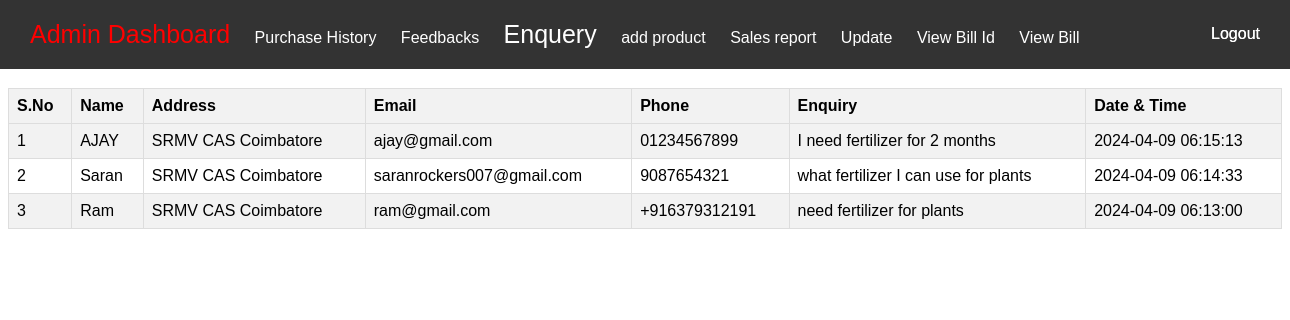
/submitadmin.php, run on the app's committed database.
### tables this page shows
CREATE TABLE IF NOT EXISTS `enquiries` (
  `id` int NOT NULL AUTO_INCREMENT,
  `name` varchar(255) NOT NULL,
  `address` varchar(255) NOT NULL,
  `email` varchar(255) NOT NULL,
  `phone` varchar(20) NOT NULL,
  `enquiry` text NOT NULL,
  `datetime` timestamp NULL DEFAULT CURRENT_TIMESTAMP,
  `created_at` timestamp NULL DEFAULT CURRENT_TIMESTAMP,
  PRIMARY KEY (`id`)
);

### submitadmin.php (the view, shortened to what this page needs)
<!DOCTYPE html>
<html lang="en">
<head>
</head>
<body>
<div class="navbar">
    <nav class="navbar navbar-expand-lg navbar-dark bg-dark">
    <a class="navbar-brand" href="#" style="font-size: 25px; color: red;">Admin Dashboard</a>
        <a  href="purchaseadmin.html">Purchase History</a>
        <a   href="feedbackfrom.php">Feedbacks</a>
        <a href="submitadmin.php"  style="font-size: 25px;">Enquery</a>
        <a href="add_product_admin.html">add product</a>
            <a href="sales_report_admin.html">Sales report</a>
            <a href="updatequantityadmin.html">Update</a>
            <a href="generate_reports.php">View Bill Id</a>
            <a href="view_bill.html">View Bill</a>
            <a href="logout.php" style="position: fixed; top: 20px; right: 20px;">Logout</a>
        <a href="logout.php" style="position: fixed; top: 20px; right: 20px;">Logout</a>
    </nav>
</div>
    <h2>Enquiries Data</h2>
    <table>
        <tr>
            <th>S.No</th>
            <th>Name</th>
            <th>Address</th>
            <th>Email</th>
            <th>Phone</th>
            <th>Enquiry</th>
            <th>Date & Time</th>
        </tr>
        <?php
        $servername = "localhost";
        $username = "root";
        $password = "";
        $dbname = "saran";
        $conn = new mysqli($servername, $username, $password, $dbname);
        $sql = "SELECT name, address, email, phone, enquiry, datetime FROM enquiries";
        $result = $conn->query($sql);
        if ($result->num_rows > 0) {
            $serial = 1;
            while($row = $result->fetch_assoc()) {
                echo "<tr>";
                echo "<td>" . $serial . "</td>";
                echo "<td>" . $row["name"] . "</td>";
                echo "<td>" . $row["address"] . "</td>";
                echo "<td>" . $row["email"] . "</td>";
                echo "<td>" . $row["phone"] . "</td>";
                echo "<td>" . $row["enquiry"] . "</td>";
                echo "<td>" . $row["datetime"] . "</td>";
                echo "</tr>";
                $serial++;
            }
        } else {
            echo "<tr><td colspan='7'>0 results</td></tr>";
        }
        ?>
    </table>
</body>
</html>

### submitadmin.php (style rules this page uses)
body { font-family: Arial, sans-serif; }
.navbar { position: absolute; top: 0; left: 0; width: 100%; background-color: #333; padding: 20px; }
.navbar a { color: white; text-decoration: none; padding: 5px 10px; }
table { width: 100%; border-collapse: collapse; margin-top: 40px; }
th, td { border: 1px solid #ddd; padding: 8px; text-align: left; }
th { background-color: #f2f2f2; }
tr:nth-child(even) { background-color: #f2f2f2; }

### data on the page
enquiries: name "AJAY", address "SRMV CAS Coimbatore", email "ajay@gmail.com", phone "01234567899", enquiry "I need fertilizer for 2 months", datetime "2024-04-09 06:15:13"
enquiries: name "Saran", address "SRMV CAS Coimbatore", email "saranrockers007@gmail.com", phone "9087654321", enquiry "what fertilizer I can use for plants", datetime "2024-04-09 06:14:33"
enquiries: name "Ram", address "SRMV CAS Coimbatore", email "ram@gmail.com", phone "+916379312191", enquiry "need fertilizer for plants", datetime "2024-04-09 06:13:00"
